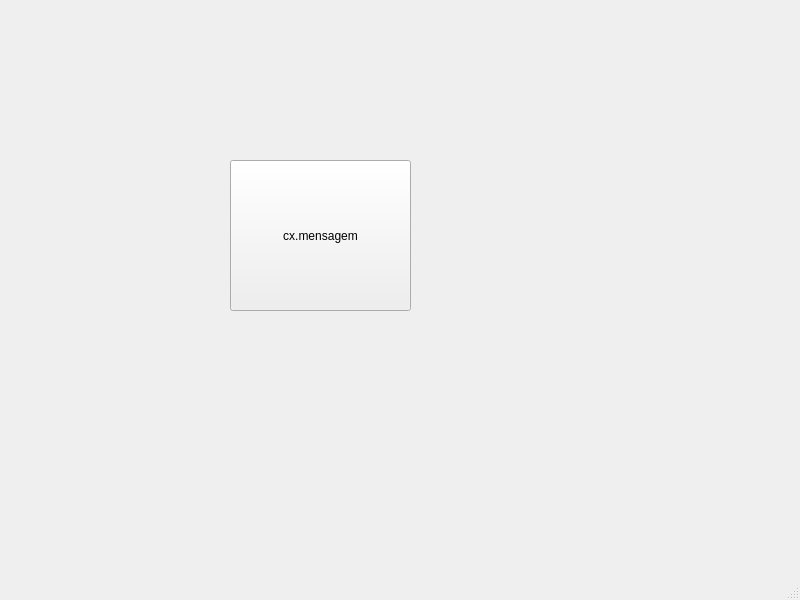
<?xml version="1.0" encoding="UTF-8"?>
<ui version="4.0">
 <class>MainWindow</class>
 <widget class="QMainWindow" name="MainWindow">
  <property name="geometry">
   <rect>
    <x>0</x>
    <y>0</y>
    <width>800</width>
    <height>600</height>
   </rect>
  </property>
  <property name="windowTitle">
   <string>MainWindow</string>
  </property>
  <widget class="QWidget" name="centralwidget">
   <widget class="QPushButton" name="btn_mensagem">
    <property name="geometry">
     <rect>
      <x>230</x>
      <y>160</y>
      <width>181</width>
      <height>151</height>
     </rect>
    </property>
    <property name="text">
     <string>cx.mensagem</string>
    </property>
   </widget>
  </widget>
  <widget class="QMenuBar" name="menubar">
   <property name="geometry">
    <rect>
     <x>0</x>
     <y>0</y>
     <width>800</width>
     <height>22</height>
    </rect>
   </property>
  </widget>
  <widget class="QStatusBar" name="statusbar"/>
 </widget>
 <resources/>
 <connections/>
</ui>
